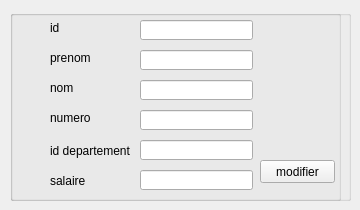
        <widget class="QWidget" name="tab_20">
         <attribute name="title">
          <string>modifier employé</string>
         </attribute>
         <widget class="QGroupBox" name="groupBox_13">
          <property name="geometry">
           <rect>
            <x>10</x>
            <y>10</y>
            <width>341</width>
            <height>191</height>
           </rect>
          </property>
          <property name="title">
           <string/>
          </property>
          <widget class="QGroupBox" name="groupBox_14">
           <property name="geometry">
            <rect>
             <x>0</x>
             <y>0</y>
             <width>331</width>
             <height>191</height>
            </rect>
           </property>
           <property name="title">
            <string/>
           </property>
           <widget class="QLineEdit" name="le_id_4">
            <property name="geometry">
             <rect>
              <x>130</x>
              <y>10</y>
              <width>113</width>
              <height>20</height>
             </rect>
            </property>
           </widget>
           <widget class="QLineEdit" name="le_prenom_4">
            <property name="geometry">
             <rect>
              <x>130</x>
              <y>40</y>
              <width>113</width>
              <height>20</height>
             </rect>
            </property>
           </widget>
           <widget class="QLineEdit" name="le_nom_4">
            <property name="geometry">
             <rect>
              <x>130</x>
              <y>70</y>
              <width>113</width>
              <height>20</height>
             </rect>
            </property>
           </widget>
           <widget class="QLineEdit" name="le_numero_4">
            <property name="geometry">
             <rect>
              <x>130</x>
              <y>100</y>
              <width>113</width>
              <height>20</height>
             </rect>
            </property>
           </widget>
           <widget class="QLineEdit" name="le_id_depp_4">
            <property name="geometry">
             <rect>
              <x>130</x>
              <y>130</y>
              <width>113</width>
              <height>20</height>
             </rect>
            </property>
           </widget>
           <widget class="QLineEdit" name="le_salaire_4">
            <property name="geometry">
             <rect>
              <x>130</x>
              <y>160</y>
              <width>113</width>
              <height>20</height>
             </rect>
            </property>
           </widget>
           <widget class="QPushButton" name="pb_update_2">
            <property name="geometry">
             <rect>
              <x>250</x>
              <y>150</y>
              <width>75</width>
              <height>23</height>
             </rect>
            </property>
            <property name="text">
             <string>modifier</string>
            </property>
           </widget>
           <widget class="QLabel" name="label_39">
            <property name="geometry">
             <rect>
              <x>40</x>
              <y>10</y>
              <width>61</width>
              <height>16</height>
             </rect>
            </property>
            <property name="text">
             <string>id</string>
            </property>
           </widget>
           <widget class="QLabel" name="label_40">
            <property name="geometry">
             <rect>
              <x>40</x>
              <y>40</y>
              <width>61</width>
              <height>16</height>
             </rect>
            </property>
            <property name="text">
             <string>prenom</string>
            </property>
           </widget>
           <widget class="QLabel" name="label_41">
            <property name="geometry">
             <rect>
              <x>40</x>
              <y>70</y>
              <width>61</width>
              <height>16</height>
             </rect>
            </property>
            <property name="text">
             <string>nom</string>
            </property>
           </widget>
           <widget class="QLabel" name="label_42">
            <property name="geometry">
             <rect>
              <x>40</x>
              <y>100</y>
              <width>61</width>
              <height>16</height>
             </rect>
            </property>
            <property name="text">
             <string>numero</string>
            </property>
           </widget>
           <widget class="QLabel" name="label_43">
            <property name="geometry">
             <rect>
              <x>40</x>
              <y>130</y>
              <width>91</width>
              <height>21</height>
             </rect>
            </property>
            <property name="text">
             <string>id departement</string>
            </property>
           </widget>
           <widget class="QLabel" name="label_44">
            <property name="geometry">
             <rect>
              <x>40</x>
              <y>160</y>
              <width>91</width>
              <height>21</height>
             </rect>
            </property>
            <property name="text">
             <string>salaire</string>
            </property>
           </widget>
          </widget>
         </widget>
        </widget>
